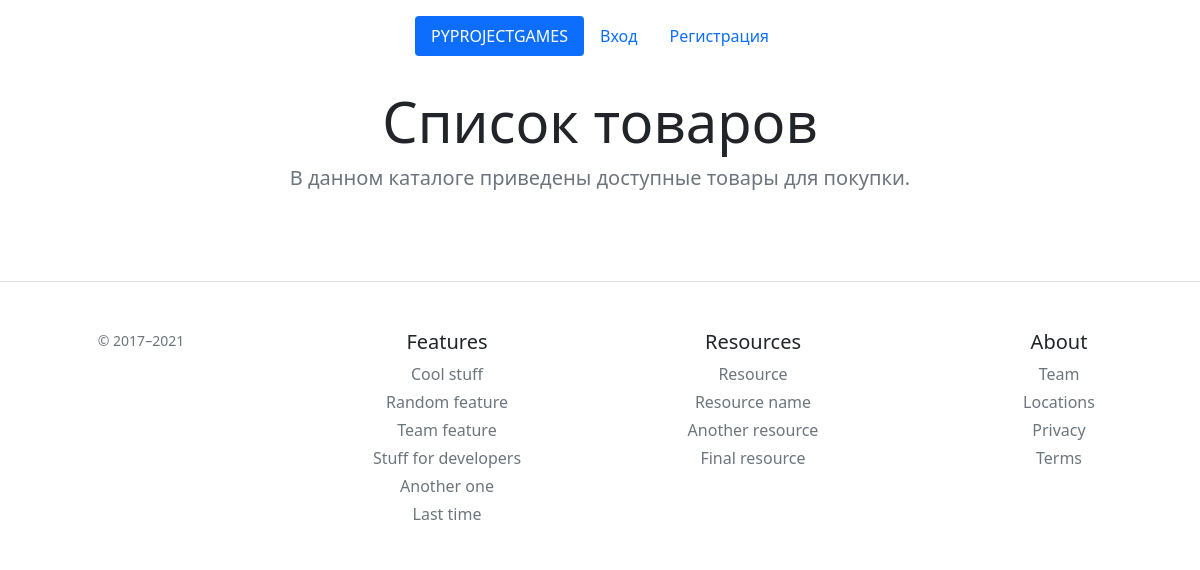
Page /home on the earlier database version.
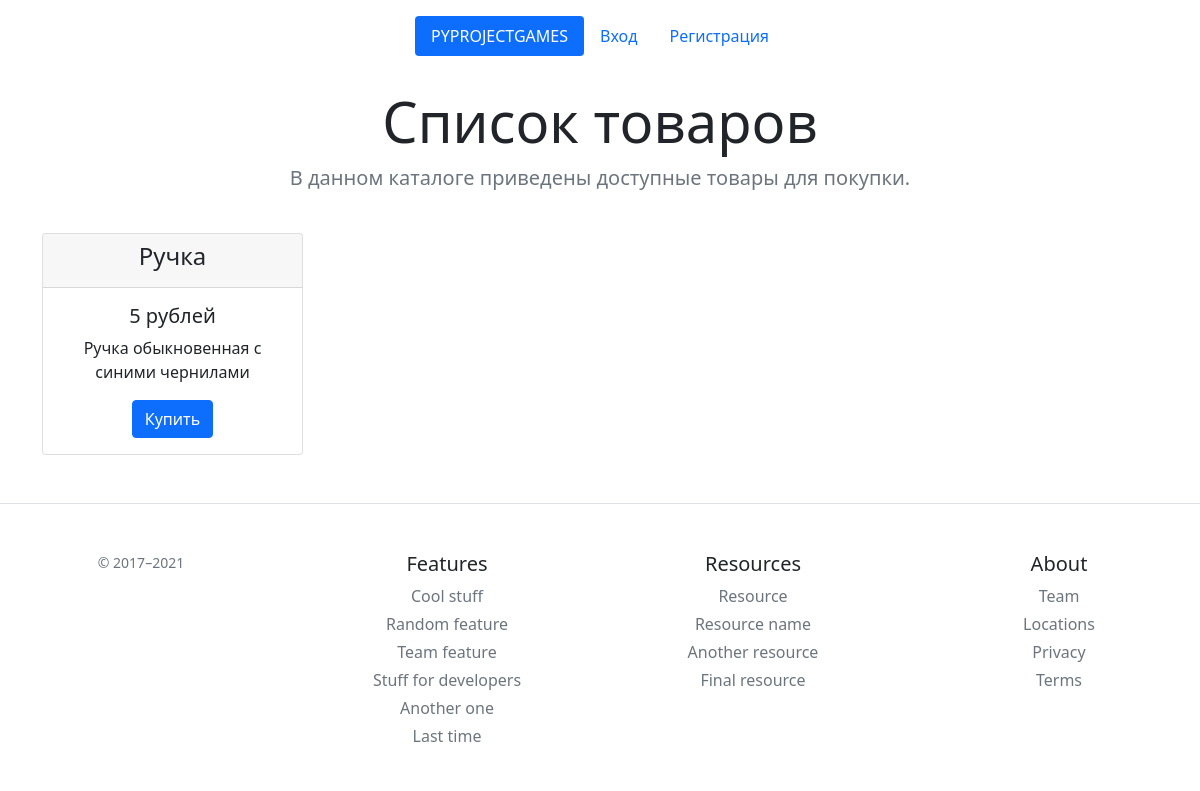
Same page on the later database version.
### new/models.py (models this page shows, shortened)
class Item(db.Model):
    id = db.Column(db.Integer, primary_key=True)
    title = db.Column(db.String, nullable=False)
    price = db.Column(db.Integer, nullable=False)
    isActive = db.Column(db.Boolean, default=True)
    text = db.Column(db.String(250), nullable=False)

### new/routes.py (the view)
@app.route('/home')
def index():
    items = Item.query.order_by(Item.price).all()
    try:
        return render_template('index.html', data=items, user=session['login'])
    except:
        return render_template('index.html', data=items, user='')

### new/routes.py (called while the page is built)
@app.after_request
def redirect_to_singing(response):
    if response.status_code == 401:
        return redirect(url_for('logins') + '?next=' + request.url)
    else:
        return response

### new/templates/index.html (shortened to what this page needs)
{% extends 'base.html' %}
{% block body %}
<div class="pricing-header p-3 pb-md-4 mx-auto text-center">
    <h1 class="display-4 fw-normal">Список товаров</h1>
    <p class="fs-5 text-muted">В данном каталоге приведены доступные товары для покупки.</p>
</div>
 <div class="container">
    <div class="row row-cols-1 row-cols-sm-2 row-cols-md-4">
      <div class="col">
      {% for i in data %}
        <div class="card h-30">
          <div class="card-header">
            <h4>{{ i.title }}</h4>
          </div>
          <div class="card-body">
           <h5 class="card-title">{{ i.price }} рублей</h5>
            <p class="card-text text-clip">{{ i.text }}</p>
           <a href="#" class="btn btn-primary">Купить</a>
         </div>
        </div>
{% endfor %}
      </div>
  </div>
 </div>
{% endblock %}

### new/templates/base.html (shortened to what this page needs)
<!DOCTYPE html>
<html lang="ru">
<head>
    <link rel="stylesheet" href="https://cdn.jsdelivr.net/npm/bootstrap@5.0.0-beta3/dist/css/bootstrap.min.css"
>
</head>
<div class="container">
  <header class="d-flex justify-content-center py-3">
    <ul class="nav nav-pills">
      <li class="nav-item"><a href="/home" class="nav-link active">PYPROJECTGAMES</a></li>
      {% if user == session['login'] %}
      <li class="nav-item"><a href="/create" class="nav-link">Добавить товар</a></li>
      <li class="nav-item"><a href="/about" class="nav-link">Про нас</a></li>
      <li class="nav-item"><a class="nav-link" href="/profile">{{ user }}</a></li>
      {% else %}
      <li class="nav-item"><a href="/login" class="nav-link">Вход</a></li>
      <li class="nav-item"><a href="/registration" class="nav-link">Регистрация</a></li>
      {% endif %}
    </ul>
  </header>
</div>
<body class="text-center">
{% block body %}{% endblock %}
<div>
  <footer class="pt-4 my-md-5 pt-md-5 border-top">
    <div class="row">
      <div class="col-12 col-md">
        <small class="d-block mb-3 text-muted">© 2017–2021</small>
      </div>
      <div class="col-6 col-md">
        <h5>Features</h5>
        <ul class="list-unstyled text-small">
          <li class="mb-1"><a class="link-secondary text-decoration-none" href="#">Cool stuff</a></li>
          <li class="mb-1"><a class="link-secondary text-decoration-none" href="#">Random feature</a></li>
          <li class="mb-1"><a class="link-secondary text-decoration-none" href="#">Team feature</a></li>
          <li class="mb-1"><a class="link-secondary text-decoration-none" href="#">Stuff for developers</a></li>
          <li class="mb-1"><a class="link-secondary text-decoration-none" href="#">Another one</a></li>
          <li class="mb-1"><a class="link-secondary text-decoration-none" href="#">Last time</a></li>
        </ul>
      </div>
      <div class="col-6 col-md">
        <h5>Resources</h5>
        <ul class="list-unstyled text-small">
          <li class="mb-1"><a class="link-secondary text-decoration-none" href="#">Resource</a></li>
          <li class="mb-1"><a class="link-secondary text-decoration-none" href="#">Resource name</a></li>
          <li class="mb-1"><a class="link-secondary text-decoration-none" href="#">Another resource</a></li>
          <li class="mb-1"><a class="link-secondary text-decoration-none" href="#">Final resource</a></li>
        </ul>
      </div>
      <div class="col-6 col-md">
        <h5>About</h5>
        <ul class="list-unstyled text-small">
          <li class="mb-1"><a class="link-secondary text-decoration-none" href="#">Team</a></li>
          <li class="mb-1"><a class="link-secondary text-decoration-none" href="#">Locations</a></li>
          <li class="mb-1"><a class="link-secondary text-decoration-none" href="#">Privacy</a></li>
          <li class="mb-1"><a class="link-secondary text-decoration-none" href="#">Terms</a></li>
        </ul>
      </div>
    </div>
  </footer>
</div>
</body>
</html>

Differences in the rows shown:
added Item: title "Ручка", price "5", text "Ручка обыкновенная с синими чернилами"
